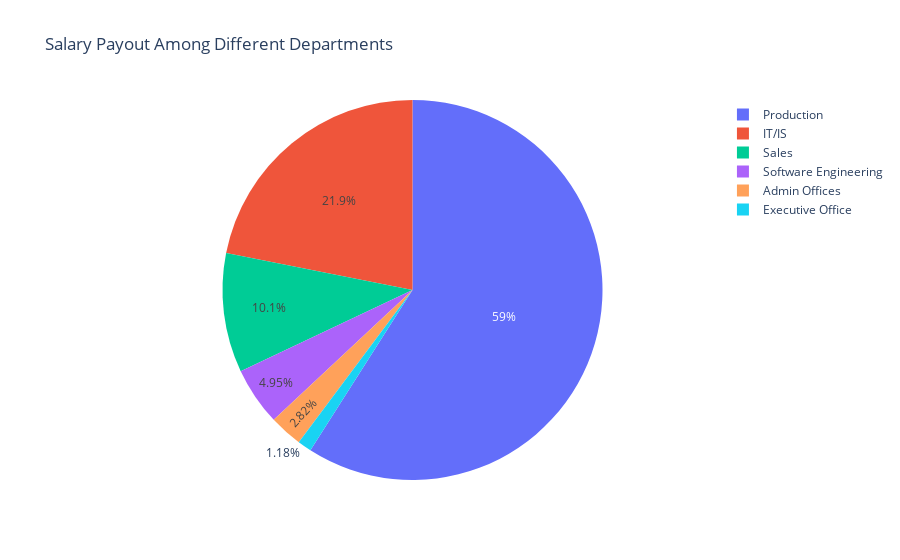

Notebook code cell kept with this figure:
### Code cell
fig = px.pie(HRdb, values="Salary",names="Department",title="Salary Payout Among Different Departments")
fig.show()

### Figure 1 — Plotly figure (JSON) as saved in the notebook; plotly's stock layout.template omitted (floating-point values rounded to 4 significant figures; data arrays with more than 128 entries replaced by an {"elided": "..."} marker saying what was removed)
{"data": [{"domain": {"x": [0, 1], "y": [0, 1]}, "hovertemplate": "Department=%{label}<br>Salary=%{value}<extra></extra>", "labels": {"elided": "307 str values"}, "legendgroup": "", "name": "", "showlegend": true, "type": "pie", "values": {"elided": "307 int values"}}], "layout": {"legend": {"tracegroupgap": 0}, "title": {"text": "Salary Payout Among Different Departments"}}}
